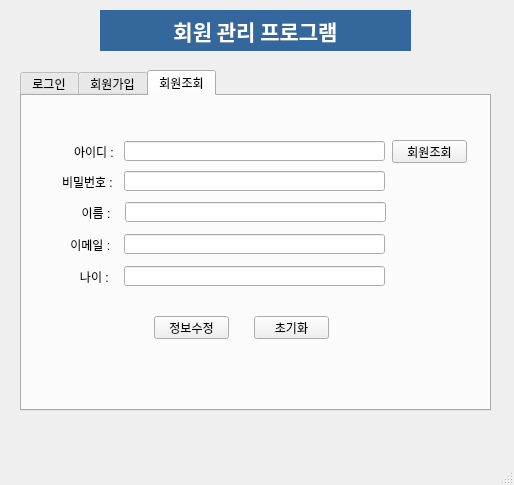
<?xml version="1.0" encoding="UTF-8"?>
<ui version="4.0">
 <class>MainWindow</class>
 <widget class="QMainWindow" name="MainWindow">
  <property name="geometry">
   <rect>
    <x>0</x>
    <y>0</y>
    <width>514</width>
    <height>485</height>
   </rect>
  </property>
  <property name="windowTitle">
   <string>MainWindow</string>
  </property>
  <widget class="QWidget" name="centralwidget">
   <widget class="QLabel" name="label">
    <property name="geometry">
     <rect>
      <x>100</x>
      <y>10</y>
      <width>311</width>
      <height>41</height>
     </rect>
    </property>
    <property name="font">
     <font>
      <family>맑은 고딕</family>
      <pointsize>16</pointsize>
      <weight>75</weight>
      <bold>true</bold>
     </font>
    </property>
    <property name="styleSheet">
     <string notr="true">background-color: rgb(52, 104, 156);
color: rgb(255, 255, 255);</string>
    </property>
    <property name="text">
     <string>회원 관리 프로그램</string>
    </property>
    <property name="alignment">
     <set>Qt::AlignCenter</set>
    </property>
   </widget>
   <widget class="QTabWidget" name="tabWidget">
    <property name="geometry">
     <rect>
      <x>20</x>
      <y>70</y>
      <width>471</width>
      <height>341</height>
     </rect>
    </property>
    <property name="currentIndex">
     <number>2</number>
    </property>
    <widget class="QWidget" name="tab">
     <attribute name="title">
      <string>로그인</string>
     </attribute>
     <widget class="QLabel" name="label_2">
      <property name="geometry">
       <rect>
        <x>110</x>
        <y>90</y>
        <width>56</width>
        <height>12</height>
       </rect>
      </property>
      <property name="text">
       <string>아이디 :</string>
      </property>
     </widget>
     <widget class="QLineEdit" name="loginid_edit">
      <property name="geometry">
       <rect>
        <x>161</x>
        <y>85</y>
        <width>181</width>
        <height>20</height>
       </rect>
      </property>
     </widget>
     <widget class="QLabel" name="label_3">
      <property name="geometry">
       <rect>
        <x>98</x>
        <y>120</y>
        <width>56</width>
        <height>12</height>
       </rect>
      </property>
      <property name="text">
       <string>비밀번호 :</string>
      </property>
     </widget>
     <widget class="QLineEdit" name="loginpw_edit">
      <property name="geometry">
       <rect>
        <x>162</x>
        <y>115</y>
        <width>181</width>
        <height>20</height>
       </rect>
      </property>
     </widget>
     <widget class="QPushButton" name="login_btn">
      <property name="geometry">
       <rect>
        <x>160</x>
        <y>170</y>
        <width>75</width>
        <height>23</height>
       </rect>
      </property>
      <property name="text">
       <string>로그인</string>
      </property>
     </widget>
     <widget class="QPushButton" name="loginreset_btn">
      <property name="geometry">
       <rect>
        <x>250</x>
        <y>170</y>
        <width>75</width>
        <height>23</height>
       </rect>
      </property>
      <property name="text">
       <string>초기화</string>
      </property>
     </widget>
    </widget>
    <widget class="QWidget" name="tab_2">
     <attribute name="title">
      <string>회원가입</string>
     </attribute>
     <widget class="QLabel" name="label_4">
      <property name="geometry">
       <rect>
        <x>51</x>
        <y>50</y>
        <width>56</width>
        <height>12</height>
       </rect>
      </property>
      <property name="text">
       <string>아이디 :</string>
      </property>
     </widget>
     <widget class="QLineEdit" name="joinid_edit">
      <property name="geometry">
       <rect>
        <x>101</x>
        <y>45</y>
        <width>261</width>
        <height>20</height>
       </rect>
      </property>
     </widget>
     <widget class="QLabel" name="label_5">
      <property name="geometry">
       <rect>
        <x>39</x>
        <y>80</y>
        <width>56</width>
        <height>12</height>
       </rect>
      </property>
      <property name="text">
       <string>비밀번호 :</string>
      </property>
     </widget>
     <widget class="QLineEdit" name="joinpw_edit">
      <property name="geometry">
       <rect>
        <x>101</x>
        <y>75</y>
        <width>261</width>
        <height>20</height>
       </rect>
      </property>
     </widget>
     <widget class="QLineEdit" name="joinname_edit">
      <property name="geometry">
       <rect>
        <x>102</x>
        <y>106</y>
        <width>261</width>
        <height>20</height>
       </rect>
      </property>
     </widget>
     <widget class="QLabel" name="label_6">
      <property name="geometry">
       <rect>
        <x>42</x>
        <y>111</y>
        <width>56</width>
        <height>12</height>
       </rect>
      </property>
      <property name="text">
       <string>     이름 :</string>
      </property>
     </widget>
     <widget class="QLineEdit" name="joinemail_edit">
      <property name="geometry">
       <rect>
        <x>101</x>
        <y>138</y>
        <width>261</width>
        <height>20</height>
       </rect>
      </property>
     </widget>
     <widget class="QLabel" name="label_7">
      <property name="geometry">
       <rect>
        <x>44</x>
        <y>143</y>
        <width>56</width>
        <height>12</height>
       </rect>
      </property>
      <property name="text">
       <string> 이메일 :</string>
      </property>
     </widget>
     <widget class="QLineEdit" name="joinage_edit">
      <property name="geometry">
       <rect>
        <x>101</x>
        <y>170</y>
        <width>261</width>
        <height>20</height>
       </rect>
      </property>
     </widget>
     <widget class="QLabel" name="label_8">
      <property name="geometry">
       <rect>
        <x>47</x>
        <y>175</y>
        <width>56</width>
        <height>12</height>
       </rect>
      </property>
      <property name="text">
       <string>   나이 :</string>
      </property>
     </widget>
     <widget class="QPushButton" name="join_btn">
      <property name="geometry">
       <rect>
        <x>131</x>
        <y>220</y>
        <width>75</width>
        <height>23</height>
       </rect>
      </property>
      <property name="text">
       <string>회원가입</string>
      </property>
     </widget>
     <widget class="QPushButton" name="joinreset_btn">
      <property name="geometry">
       <rect>
        <x>231</x>
        <y>220</y>
        <width>75</width>
        <height>23</height>
       </rect>
      </property>
      <property name="text">
       <string>초기화</string>
      </property>
     </widget>
     <widget class="QPushButton" name="idcheck_btn">
      <property name="geometry">
       <rect>
        <x>369</x>
        <y>44</y>
        <width>75</width>
        <height>23</height>
       </rect>
      </property>
      <property name="text">
       <string>ID CHECK</string>
      </property>
     </widget>
    </widget>
    <widget class="QWidget" name="tab_3">
     <attribute name="title">
      <string>회원조회</string>
     </attribute>
     <widget class="QPushButton" name="memberreset_btn">
      <property name="geometry">
       <rect>
        <x>232</x>
        <y>220</y>
        <width>75</width>
        <height>23</height>
       </rect>
      </property>
      <property name="text">
       <string>초기화</string>
      </property>
     </widget>
     <widget class="QLineEdit" name="memberage_edit">
      <property name="geometry">
       <rect>
        <x>102</x>
        <y>170</y>
        <width>261</width>
        <height>20</height>
       </rect>
      </property>
     </widget>
     <widget class="QLineEdit" name="memberpw_edit">
      <property name="geometry">
       <rect>
        <x>102</x>
        <y>75</y>
        <width>261</width>
        <height>20</height>
       </rect>
      </property>
     </widget>
     <widget class="QPushButton" name="membersearch_btn">
      <property name="geometry">
       <rect>
        <x>370</x>
        <y>44</y>
        <width>75</width>
        <height>23</height>
       </rect>
      </property>
      <property name="text">
       <string>회원조회</string>
      </property>
     </widget>
     <widget class="QLabel" name="label_16">
      <property name="geometry">
       <rect>
        <x>45</x>
        <y>143</y>
        <width>56</width>
        <height>12</height>
       </rect>
      </property>
      <property name="text">
       <string> 이메일 :</string>
      </property>
     </widget>
     <widget class="QLineEdit" name="memberid_edit">
      <property name="geometry">
       <rect>
        <x>102</x>
        <y>45</y>
        <width>261</width>
        <height>20</height>
       </rect>
      </property>
     </widget>
     <widget class="QLabel" name="label_17">
      <property name="geometry">
       <rect>
        <x>52</x>
        <y>50</y>
        <width>56</width>
        <height>12</height>
       </rect>
      </property>
      <property name="text">
       <string>아이디 :</string>
      </property>
     </widget>
     <widget class="QPushButton" name="membermodify_btn">
      <property name="geometry">
       <rect>
        <x>132</x>
        <y>220</y>
        <width>75</width>
        <height>23</height>
       </rect>
      </property>
      <property name="text">
       <string>정보수정</string>
      </property>
     </widget>
     <widget class="QLineEdit" name="membername_edit">
      <property name="geometry">
       <rect>
        <x>103</x>
        <y>106</y>
        <width>261</width>
        <height>20</height>
       </rect>
      </property>
     </widget>
     <widget class="QLabel" name="label_18">
      <property name="geometry">
       <rect>
        <x>43</x>
        <y>111</y>
        <width>56</width>
        <height>12</height>
       </rect>
      </property>
      <property name="text">
       <string>     이름 :</string>
      </property>
     </widget>
     <widget class="QLabel" name="label_19">
      <property name="geometry">
       <rect>
        <x>48</x>
        <y>175</y>
        <width>56</width>
        <height>12</height>
       </rect>
      </property>
      <property name="text">
       <string>   나이 :</string>
      </property>
     </widget>
     <widget class="QLineEdit" name="memberemail_edit">
      <property name="geometry">
       <rect>
        <x>102</x>
        <y>138</y>
        <width>261</width>
        <height>20</height>
       </rect>
      </property>
     </widget>
     <widget class="QLabel" name="label_20">
      <property name="geometry">
       <rect>
        <x>40</x>
        <y>80</y>
        <width>56</width>
        <height>12</height>
       </rect>
      </property>
      <property name="text">
       <string>비밀번호 :</string>
      </property>
     </widget>
    </widget>
   </widget>
  </widget>
  <widget class="QMenuBar" name="menubar">
   <property name="geometry">
    <rect>
     <x>0</x>
     <y>0</y>
     <width>514</width>
     <height>21</height>
    </rect>
   </property>
  </widget>
  <widget class="QStatusBar" name="statusbar"/>
 </widget>
 <resources/>
 <connections/>
</ui>
